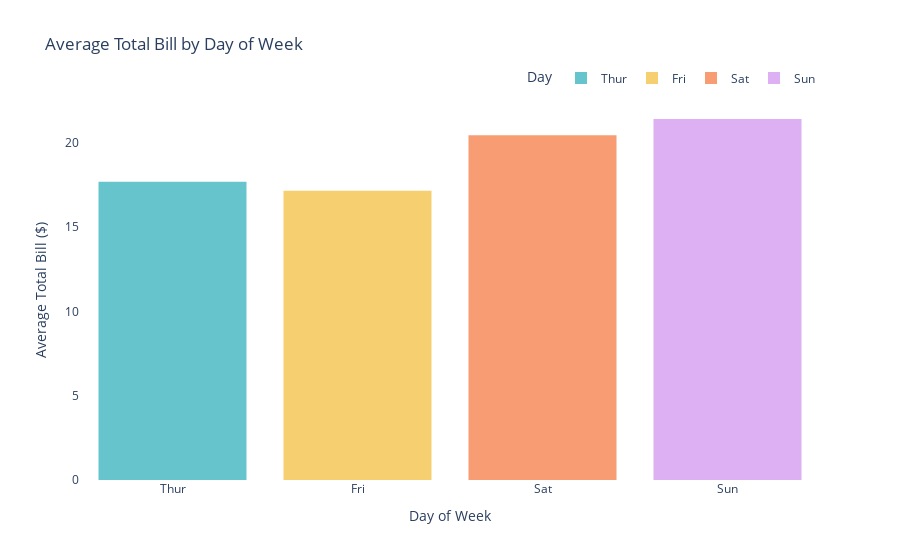

Notebook code for this chart:
### Code cell
response['chart']

### Figure 1 — Plotly figure (JSON) as saved in the notebook; plotly's stock layout.template omitted (floating-point values rounded to 4 significant figures)
{"data": [{"hovertemplate": "Day of Week=%{x}<br>Average Total Bill ($)=%{y}<extra></extra>", "legendgroup": "Thur", "marker": {"color": "rgb(102, 197, 204)", "line": {"width": 0}, "pattern": {"shape": ""}}, "name": "Thur", "orientation": "v", "showlegend": true, "textposition": "auto", "type": "bar", "x": ["Thur"], "xaxis": "x", "y": [17.68], "yaxis": "y"}, {"hovertemplate": "Day of Week=%{x}<br>Average Total Bill ($)=%{y}<extra></extra>", "legendgroup": "Fri", "marker": {"color": "rgb(246, 207, 113)", "line": {"width": 0}, "pattern": {"shape": ""}}, "name": "Fri", "orientation": "v", "showlegend": true, "textposition": "auto", "type": "bar", "x": ["Fri"], "xaxis": "x", "y": [17.15], "yaxis": "y"}, {"hovertemplate": "Day of Week=%{x}<br>Average Total Bill ($)=%{y}<extra></extra>", "legendgroup": "Sat", "marker": {"color": "rgb(248, 156, 116)", "line": {"width": 0}, "pattern": {"shape": ""}}, "name": "Sat", "orientation": "v", "showlegend": true, "textposition": "auto", "type": "bar", "x": ["Sat"], "xaxis": "x", "y": [20.44], "yaxis": "y"}, {"hovertemplate": "Day of Week=%{x}<br>Average Total Bill ($)=%{y}<extra></extra>", "legendgroup": "Sun", "marker": {"color": "rgb(220, 176, 242)", "line": {"width": 0}, "pattern": {"shape": ""}}, "name": "Sun", "orientation": "v", "showlegend": true, "textposition": "auto", "type": "bar", "x": ["Sun"], "xaxis": "x", "y": [21.41], "yaxis": "y"}], "layout": {"barmode": "relative", "legend": {"orientation": "h", "title": {"text": "Day"}, "tracegroupgap": 0, "x": 1, "xanchor": "right", "y": 1.02, "yanchor": "bottom"}, "paper_bgcolor": "white", "plot_bgcolor": "white", "title": {"text": "Average Total Bill by Day of Week"}, "xaxis": {"anchor": "y", "categoryarray": ["Thur", "Fri", "Sat", "Sun"], "categoryorder": "array", "domain": [0, 1], "title": {"text": "Day of Week"}}, "yaxis": {"anchor": "x", "domain": [0, 1], "title": {"text": "Average Total Bill ($)"}}}}
